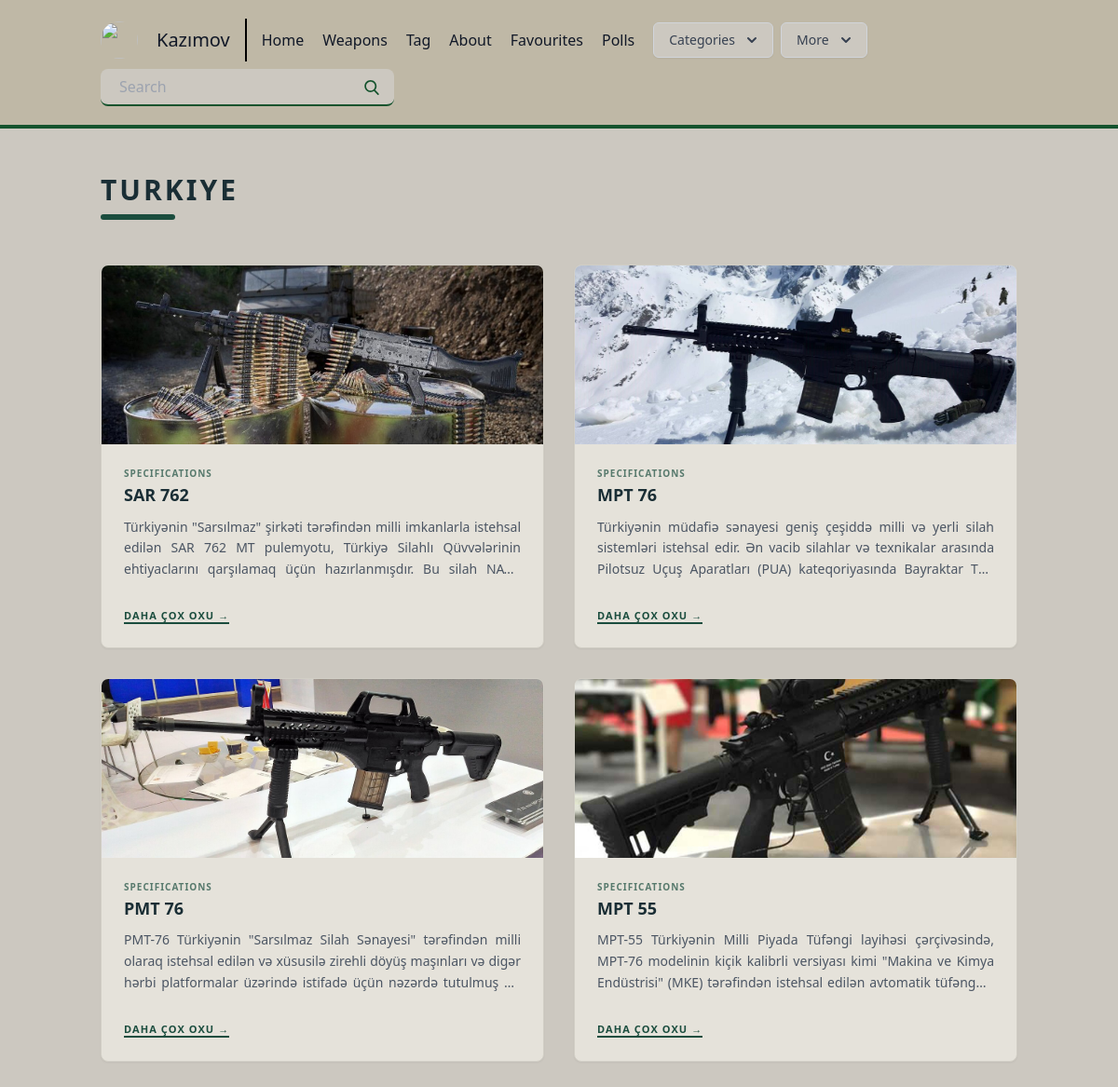
Screenshot of /postlist/Turkiye/ with the database file from the repository.
### posts/models.py (models this page shows, shortened)
class Category(models.Model):
    title = models.CharField(max_length=20)
    subtitle = models.CharField(max_length=20)
    slug = models.SlugField()
    thumbnail = models.ImageField()

class Post(models.Model):
    title = models.CharField(max_length=100)
    slug = models.SlugField()
    overview = models.TextField()
    timestamp = models.DateTimeField(auto_now_add=True)
    content = models.TextField()
    author = models.ForeignKey(Author, on_delete=models.CASCADE)
    thumbnail = models.ImageField()
    categories = models.ManyToManyField(Category)
    featured = models.BooleanField()
    views = models.PositiveIntegerField(default=0)
    favorites = models.ManyToManyField(
        User,
        blank=True,
        related_name='favorite_posts'
    )
    likes = models.ManyToManyField(User, blank=True, related_name='liked_posts')

### posts/views.py (the view)
# urls.py: path('postlist/<slug>/', views.postlist, name='postlist'),
def postlist (request,slug):
    category = Category.objects.get(slug = slug)
    posts = Post.objects.filter(categories__in=[category])
    context = {
        'posts': posts,
        'category': category,
    }
    return render(request, 'post_list.html', context)

### posts/templatetags/markdown_extras.py (called while the page is built)
@register.simple_tag
def get_categories():
    return Category.objects.all()[0:3]

### templates/post_list.html (shortened to what this page needs)
{% extends 'base.html' %}
{% block content %}
<section class="text-gray-700 body-font bg-[#CCC8C0] min-h-screen">
    <div class="container px-5 py-12 mx-auto">
        <div class="flex flex-wrap w-full mb-12 flex-col">
            <h1 class="sm:text-3xl text-2xl font-bold title-font mb-2 text-[#1A2E35] uppercase tracking-widest">
                {{ category.title }}
            </h1>
            <div class="h-1.5 w-20 bg-[#1B4D3E] rounded"></div>
        </div>
        <div class="flex flex-wrap -m-4">
            {% for post in posts %}
            <div class="xl:w-1/4 md:w-1/2 p-4">
                <div class="bg-[#E5E2DA] p-0 rounded-lg overflow-hidden border border-[#D1CEC5] shadow-sm hover:shadow-md transition-all h-full flex flex-col">
                    <div class="relative">
                        <img class="h-48 w-full object-cover object-center" src="{{ post.thumbnail.url }}" alt="{{ post.title }}">
                    </div>
                    <div class="p-6 flex-grow">
                        <h3 class="tracking-widest text-[#1B4D3E] text-[10px] font-bold title-font mb-1 uppercase opacity-70">
                            {{ post.subtitle|default:"SPECIFICATIONS" }}
                        </h3>
                        <a href="{% url 'post' post.slug %}" class="block">
                            <h2 class="text-[#1A2E35] text-lg font-bold title-font mb-3 hover:text-[#1B4D3E] transition-colors leading-tight">
                                {{ post.title }}
                            </h2>
                        </a>
                        <p class="leading-relaxed text-sm text-gray-600 line-clamp-3 text-justify">
                            {{ post.overview }}
                        </p>
                    </div>
                    <div class="px-6 pb-6 mt-auto">
                        <a href="{% url 'post' post.slug %}" class="text-[11px] font-bold text-[#1B4D3E] uppercase tracking-widest border-b-2 border-[#1B4D3E] hover:border-[#143a2f] transition-all">
                            Daha çox oxu →
                        </a>
                    </div>
                </div>
            </div>
            {% endfor %}
        </div>
    </div>
</section>
{% endblock content %}

### rows the page displays
Category: title "TURKIYE"
Post: thumbnail (picture), subtitle "SPECIFICATIONS", title "SAR 762", overview "Türkiyənin \"Sarsılmaz\" şirkəti tərəfindən milli imkanlarla istehsal edilən SAR 762 MT pulemyotu, Türkiyə Silahlı Qüvvələrinin ehtiyaclarını qarşılamaq üçün hazırlanmışdır. Bu silah…"
Post: thumbnail (picture), subtitle "SPECIFICATIONS", title "MPT 76", overview "Türkiyənin müdafiə sənayesi geniş çeşiddə milli və yerli silah sistemləri istehsal edir. Ən vacib silahlar və texnikalar arasında Pilotsuz Uçuş Aparatları (PUA) kateqoriyasında Bayraktar…"
Post: thumbnail (picture), subtitle "SPECIFICATIONS", title "PMT 76", overview "PMT-76 Türkiyənin \"Sarsılmaz Silah Sənayesi\" tərəfindən milli olaraq istehsal edilən və xüsusilə zirehli döyüş maşınları və digər hərbi platformalar üzərində istifadə üçün nəzərdə tutulmuş…"
Post: thumbnail (picture), subtitle "SPECIFICATIONS", title "MPT 55", overview "MPT-55 Türkiyənin Milli Piyada Tüfəngi layihəsi çərçivəsində, MPT-76 modelinin kiçik kalibrli versiyası kimi \"Makina ve Kimya Endüstrisi\" (MKE) tərəfindən istehsal edilən avtomatik…"
